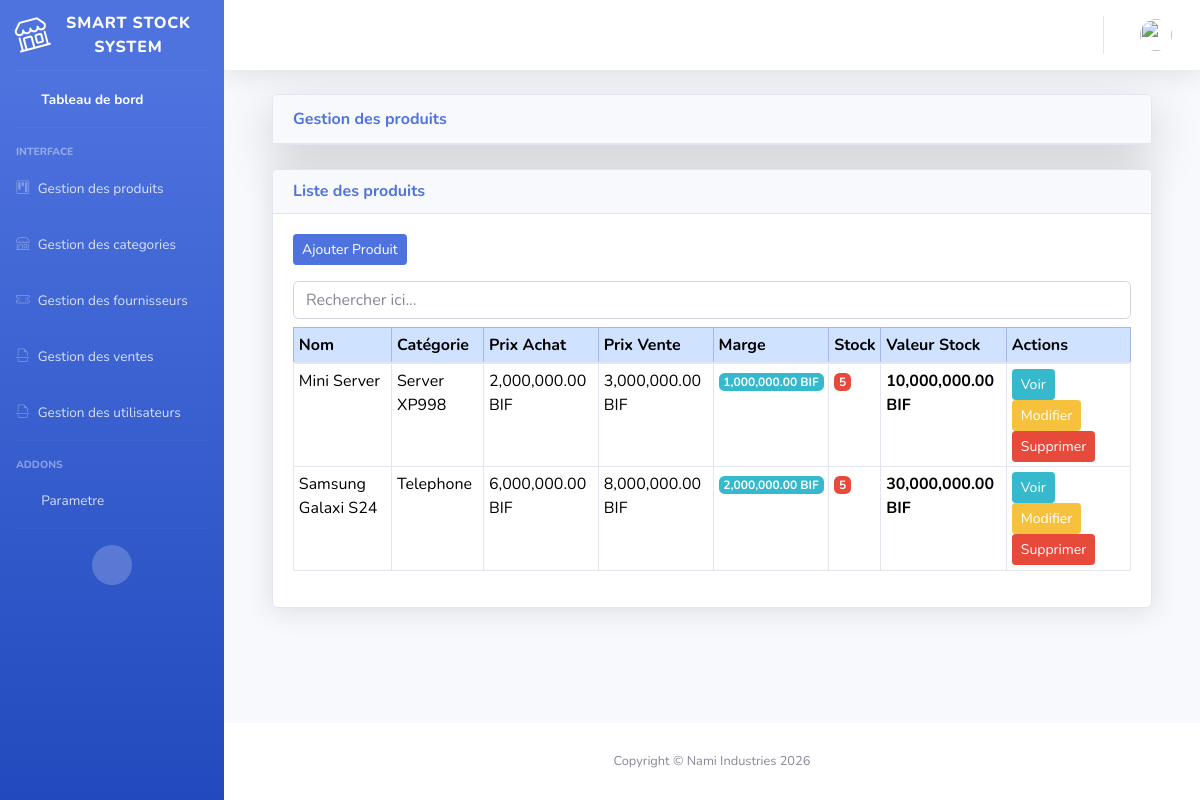
Page /smartstock-admin/produits-liste/ on the committed database.
### products/models.py (models this page shows, shortened)
class Product(models.Model):
    name = models.CharField(max_length=200)
    category = models.ForeignKey(
        Category,
        on_delete=models.SET_NULL,
        null=True,
        blank=True,
        related_name="products"
    )
    purchase_price = models.DecimalField(max_digits=10, decimal_places=2)
    selling_price = models.DecimalField(max_digits=10, decimal_places=2)
    stock = models.IntegerField(default=0)
    minimum_stock = models.IntegerField(default=5)
    created_at = models.DateTimeField(auto_now_add=True)
    @property
    def profit_margin(self):
        if self.selling_price and self.purchase_price:
            return self.selling_price - self.purchase_price
        return 0
    @property
    def marge_total(self):
        return self.stock * self.profit_margin
    @property
    def stock_value(self):
        return self.stock * self.purchase_price

class Category(models.Model):
    name = models.CharField(max_length=100, unique=True)
    description = models.TextField(blank=True, null=True)
    created_at = models.DateTimeField(auto_now_add=True)
    def __str__(self):
        return self.name

### core/models.py (models this page shows, shortened)
class ShopSettings(models.Model):
    DEVISE_CHOICES = [
        ('USD', 'USD'),
        ('EUR', 'EUR'),
        ('CDF', 'CDF'),
        ('BIF', 'BIF'),
    ]
    name = models.CharField(max_length=200)
    address = models.TextField()
    phone = models.CharField(max_length=20)
    currency = models.CharField(
        max_length=10,
        choices=DEVISE_CHOICES,
        default='BIF'
    )
    tva = models.DecimalField(max_digits=12, decimal_places=2, default=Decimal("0.00"))
    logo = models.ImageField(upload_to="logo/", blank=True, null=True)

### core/views.py (the view)
# urls.py: path('produits-liste/', views.product_list, name='product_list'),
def product_list(request):
    template = loader.get_template('product_list.html')
    products = Product.objects.all().order_by('-created_at')
    shop = ShopSettings.objects.first()
    context = {
        'produits':products,
        'shop':shop
    }
    return HttpResponse(template.render(context, request))

### core/templates/product_list.html (shortened to what this page needs)
{% extends 'base.html' %}
{% block content %}
{% load humanize %}
<div class="container-fluid">
    <div class="card mb-4 shadow-lg">
        <div class="card-header m-0 font-weight-bold text-primary">
            Gestion des produits
        </div>
    </div>
    <div class="card shadow">
        <div class="card-header">
            <h6 class="m-0 font-weight-bold text-primary">
                Liste des produits
            </h6>
        </div>
        <div class="card-body">
            <a href="{% url 'product_create' %}" class="btn btn-primary btn-sm mb-3">
                Ajouter Produit
            </a>
            <div class="table-responsive">
                <div class="input-group">
                   <input type="text" id="searchInput" class="form-control mb-2" placeholder="Rechercher ici...">
                </div>
                <table class="table table-sm table-bordered" id="dataTable">
                    <thead class="table-primary">
                        <tr>
                            <th>Nom</th>
                            <th>Catégorie</th>
                            <th>Prix Achat</th>
                            <th>Prix Vente</th>
                            <th>Marge</th>
                            <th>Stock</th>
                            <th>Valeur Stock</th>
                            <th>Actions</th>
                        </tr>
                    </thead>
                    <tbody>
                        {% for product in produits %}
                        <tr>
                            <td>{{ product.name }}</td>
                            <td>{{ product.category }}</td>
                            <td>{{ product.purchase_price|intcomma }} {{shop.currency}}</td>
                            <td>{{ product.selling_price|intcomma }} {{shop.currency}}</td>
                            <td>
                                <span class="badge bg-info">
                                    {{ product.profit_margin|intcomma }} {{shop.currency}}
                                </span>
                            </td>
                            <td>
                                {% if product.stock <= product.minimum_stock %}
                                    <span class="badge bg-danger">
                                        {{ product.stock }}
                                    </span>
                                {% else %}
                                    <span class="badge bg-success">
                                        {{ product.stock }}
                                    </span>
                                {% endif %}
                            </td>
                            <td>
                                <strong>{{ product.stock_value|intcomma }} {{shop.currency}}</strong>
                            </td>
                            <td>
                                <a href="{% url 'product_detail' product.id %}" class="btn btn-sm btn-info btn-sm">Voir</a>
                                <a href="{% url 'product_update' product.id %}" class="btn btn-sm btn-warning btn-sm">Modifier</a>
                                <a href="{% url 'product_delete' product.id %}" class="btn btn-sm btn-danger btn-sm">Supprimer</a>
                            </td>
                        </tr>
                        {% empty %}
                        <tr>
                            <td colspan="6" class="text-center">Aucun produit enregistré</td>
                        </tr>
                        {% endfor %}
                    </tbody>
                </table>
            </div>
        </div>
    </div>
</div>
{% endblock %}

### rows in the picture
Product: name "Mini Server", category "Server XP998", purchase_price "2,000,000.00", selling_price "3,000,000.00", profit_margin "1,000,000.00", stock "5", stock_value "10,000,000.00"
ShopSettings: currency "BIF"
Product: name "Samsung Galaxi S24", category "Telephone", purchase_price "6,000,000.00", selling_price "8,000,000.00", profit_margin "2,000,000.00", stock "5", stock_value "30,000,000.00"
